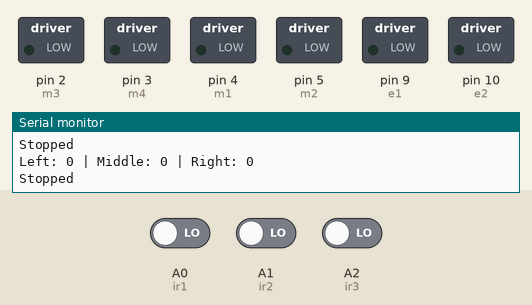
A sketch run on a simulated Arduino Uno, built with avr-gcc and run on an emulated ATmega328P. On the bench: switched loads named in the sketch (green lamp = pin HIGH), the last lines printed to the serial monitor. The test bench sets the inputs (shaded band); at power-on: A0 (ir1) LOW, A2 (ir3) LOW, A1 (ir2) LOW.

Above: at 1.2 s.
1.3 s: A0 (ir1) driven HIGH
At 2.5 s:
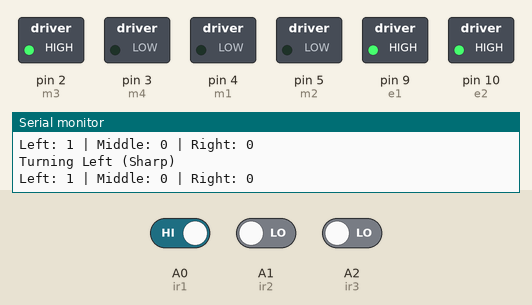
2.8 s: A2 (ir3) driven HIGH
At 3.6 s:
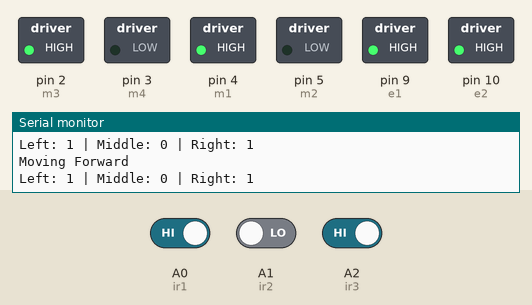
4.3 s: A0 (ir1) driven LOW
At 5.4 s:
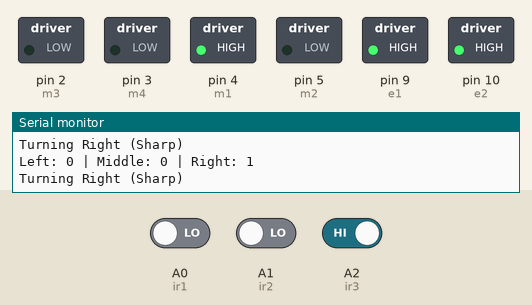
5.8 s: A2 (ir3) driven LOW
At 6.6 s:
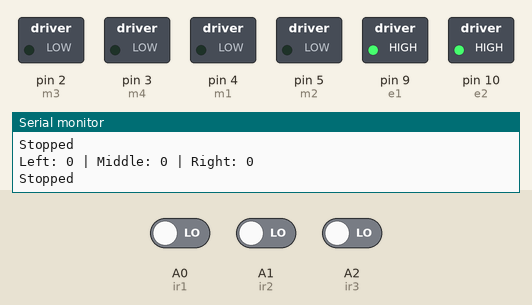
Timing chart, 0 to 8.8 s (numbered marks = the images above; inputs shaded):
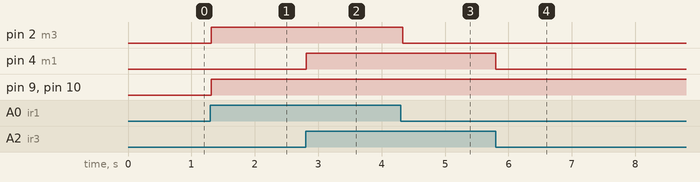

Measured:
- after the input at 1.3 s, pin 2 (m3), pin 9 (e1), pin 10 (e2): LOW → HIGH at once
- after the input at 2.8 s, pin 4 (m1): LOW → HIGH at once
- after the input at 4.3 s, pin 2 (m3): HIGH → LOW at once
- after the input at 5.8 s, pin 4 (m1): HIGH → LOW at once

The sketch:

Newcode.ino
```cpp
#define m1 4  // Right Motor MA1
#define m2 5  // Right Motor MA2
#define m3 2  // Left Motor MB1
#define m4 3  // Left Motor MB2
#define e1 9  // Right Motor Enable Pin EA
#define e2 10 // Left Motor Enable Pin EB

//**********3 Channel IR Sensor Connection**********//
#define ir1 A0  // Left Sensor
#define ir2 A1  // Middle Sensor
#define ir3 A2  // Right Sensor
//*************************************************//

void setup() {
  pinMode(m1, OUTPUT);
  pinMode(m2, OUTPUT);
  pinMode(m3, OUTPUT);
  pinMode(m4, OUTPUT);
  pinMode(e1, OUTPUT);
  pinMode(e2, OUTPUT);
  pinMode(ir1, INPUT);
  pinMode(ir2, INPUT);
  pinMode(ir3, INPUT);

  Serial.begin(9600); // Start serial communication at 9600 baud rate
}

void loop() {
  // Reading Sensor Values
  int s1 = digitalRead(ir1);  // Left Sensor
  int s2 = digitalRead(ir2);  // Middle Sensor
  int s3 = digitalRead(ir3);  // Right Sensor

  // Print sensor values to the serial monitor
  Serial.print("Left: ");
  Serial.print(s1);
  Serial.print(" | Middle: ");
  Serial.print(s2);
  Serial.print(" | Right: ");
  Serial.println(s3);

  // If only the middle sensor detects the black line
  if (s1 == 1 && s2 == 0 && s3 == 1) {
    // Going forward with full speed
    analogWrite(e1, 255); // Adjust the speed of the motors from 0-255
    analogWrite(e2, 255); // Adjust the speed of the motors from 0-255
    digitalWrite(m1, HIGH);
    digitalWrite(m2, LOW);
    digitalWrite(m3, HIGH);
    digitalWrite(m4, LOW);
    Serial.println("Moving Forward");
  }

  // If the left sensor detects the black line
  else if (s1 == 0 && s2 == 1 && s3 == 1) {
    // Going right with full speed
    analogWrite(e1, 255); // Adjust the speed of the motors from 0-255
    analogWrite(e2, 255); // Adjust the speed of the motors from 0-255
    digitalWrite(m1, HIGH);
    digitalWrite(m2, LOW);
    digitalWrite(m3, LOW);
    digitalWrite(m4, LOW);
    Serial.println("Turning Right");
  }

  // If the right sensor detects the black line
  else if (s1 == 1 && s2 == 1 && s3 == 0) {
    // Going left with full speed
    analogWrite(e1, 255); // Adjust the speed of the motors from 0-255
    analogWrite(e2, 255); // Adjust the speed of the motors from 0-255
    digitalWrite(m1, LOW);
    digitalWrite(m2, LOW);
    digitalWrite(m3, HIGH);
    digitalWrite(m4, LOW);
    Serial.println("Turning Left");
  }

  // If middle and left sensors detect the black line
  else if (s1 == 0 && s2 == 0 && s3 == 1) {
    // Going right with full speed
    analogWrite(e1, 255); // Adjust the speed of the motors from 0-255
    analogWrite(e2, 255); // Adjust the speed of the motors from 0-255
    digitalWrite(m1, HIGH);
    digitalWrite(m2, LOW);
    digitalWrite(m3, LOW);
    digitalWrite(m4, LOW);
    Serial.println("Turning Right (Sharp)");
  }

  // If middle and right sensors detect the black line
  else if (s1 == 1 && s2 == 0 && s3 == 0) {
    // Going left with full speed
    analogWrite(e1, 255); // Adjust the speed of the motors from 0-255
    analogWrite(e2, 255); // Adjust the speed of the motors from 0-255
    digitalWrite(m1, LOW);
    digitalWrite(m2, LOW);
    digitalWrite(m3, HIGH);
    digitalWrite(m4, LOW);
    Serial.println("Turning Left (Sharp)");
  }

  // If all sensors detect the black line
  else if (s1 == 0 && s2 == 0 && s3 == 0) {
    // Stop
    digitalWrite(m1, LOW);
    digitalWrite(m2, LOW);
    digitalWrite(m3, LOW);
    digitalWrite(m4, LOW);
    Serial.println("Stopped");
  }
  delay(50);
}
```
